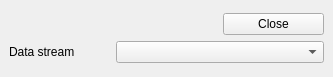
<ui version="4.0" >
 <class>BasicDisplayConfig</class>
 <widget class="QWidget" name="BasicDisplayConfig" >
  <property name="geometry" >
   <rect>
    <x>0</x>
    <y>0</y>
    <width>333</width>
    <height>77</height>
   </rect>
  </property>
  <property name="windowTitle" >
   <string>Form</string>
  </property>
  <layout class="QGridLayout" >
   <property name="margin" >
    <number>9</number>
   </property>
   <property name="spacing" >
    <number>6</number>
   </property>
   <item row="0" column="0" >
    <layout class="QGridLayout" >
     <property name="margin" >
      <number>0</number>
     </property>
     <property name="spacing" >
      <number>6</number>
     </property>
     <item row="1" column="0" >
      <widget class="QLabel" name="label" >
       <property name="sizePolicy" >
        <sizepolicy>
         <hsizetype>1</hsizetype>
         <vsizetype>5</vsizetype>
         <horstretch>0</horstretch>
         <verstretch>0</verstretch>
        </sizepolicy>
       </property>
       <property name="text" >
        <string>Data stream</string>
       </property>
      </widget>
     </item>
     <item row="0" column="2" >
      <widget class="QPushButton" name="close" >
       <property name="text" >
        <string>Close</string>
       </property>
      </widget>
     </item>
     <item row="0" column="0" colspan="2" >
      <spacer>
       <property name="orientation" >
        <enum>Qt::Horizontal</enum>
       </property>
       <property name="sizeHint" >
        <size>
         <width>161</width>
         <height>20</height>
        </size>
       </property>
      </spacer>
     </item>
     <item row="1" column="1" colspan="2" >
      <widget class="QComboBox" name="stream" >
       <property name="sizePolicy" >
        <sizepolicy>
         <hsizetype>3</hsizetype>
         <vsizetype>0</vsizetype>
         <horstretch>0</horstretch>
         <verstretch>0</verstretch>
        </sizepolicy>
       </property>
      </widget>
     </item>
    </layout>
   </item>
  </layout>
 </widget>
 <resources/>
 <connections/>
</ui>
